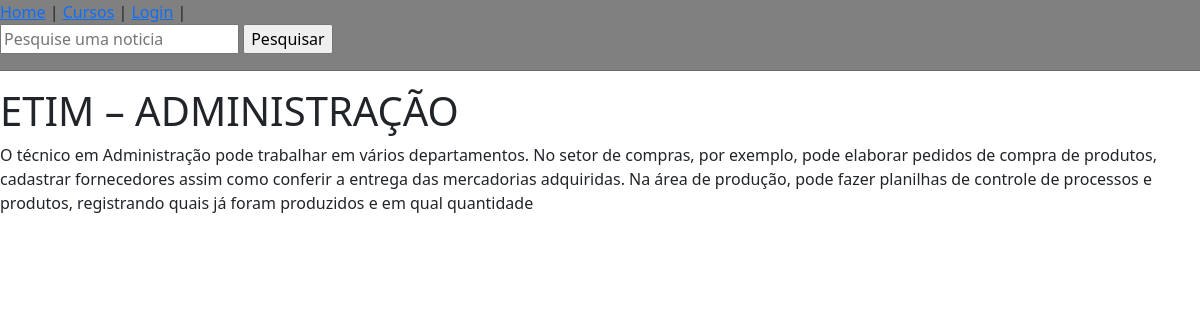
Page /cursos.php?id=1 on the committed database.
### tables this page shows
CREATE TABLE IF NOT EXISTS `tb_cursos` (
  `id` INT(11) NOT NULL AUTO_INCREMENT,
  `nm_curso` VARCHAR(45) NULL DEFAULT NULL,
  `ds_curso` TEXT NULL DEFAULT NULL,
  PRIMARY KEY (`id`));

### cursos.php (the view, shortened to what this page needs)
<?php
include('php/conecta.php');
include('nav.php');
$id = $_GET['id'];
$script_cursos = $conn->prepare("SELECT * FROM tb_cursos WHERE id ='$id'");
$script_cursos->execute();
$curso = $script_cursos->fetch(PDO::FETCH_ASSOC);
?>
<!DOCTYPE html>
<html>
<head>
	<link href="https://cdn.jsdelivr.net/npm/bootstrap@5.0.2/dist/css/bootstrap.min.css" rel="stylesheet">
</head>
<body>
<h1><?php echo $curso['nm_curso']; ?></h1>
<p><?php echo $curso['ds_curso']; ?></p>
</body>
</html>

### rows in the picture
tb_cursos: nm_curso "ETIM – ADMINISTRAÇÃO", ds_curso "O técnico em Administração pode trabalhar em vários departamentos. No setor de compras, por exemplo, pode elaborar pedidos de compra de produtos, cadastrar fornecedores assim como conferir a entrega das mercadorias adquiridas. Na área de produção, pode fazer planilhas de controle de processos e produtos, registrando quais já foram produzidos e em qual quantidade"
